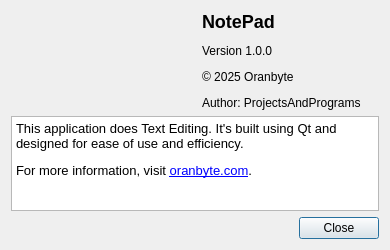
<?xml version="1.0" encoding="UTF-8"?>
<ui version="4.0">
 <class>AboutDialog</class>
 <widget class="QDialog" name="AboutDialog">
  <property name="geometry">
   <rect>
    <x>0</x>
    <y>0</y>
    <width>390</width>
    <height>250</height>
   </rect>
  </property>
  <property name="windowTitle">
   <string>About This Application</string>
  </property>
  <layout class="QVBoxLayout" name="verticalLayout">
   <item>
    <layout class="QHBoxLayout" name="topLayout">
     <item>
      <spacer name="horizontalSpacer_2">
       <property name="orientation">
        <enum>Qt::Orientation::Horizontal</enum>
       </property>
      </spacer>
     </item>
     <item>
      <widget class="QLabel" name="iconLabel">
       <property name="minimumSize">
        <size>
         <width>64</width>
         <height>64</height>
        </size>
       </property>
       <property name="pixmap">
        <pixmap resource="Resource.qrc">:/res/img/big-orange.png</pixmap>
       </property>
       <property name="scaledContents">
        <bool>true</bool>
       </property>
       <property name="alignment">
        <set>Qt::AlignmentFlag::AlignCenter</set>
       </property>
      </widget>
     </item>
     <item>
      <spacer name="horizontalSpacer">
       <property name="orientation">
        <enum>Qt::Orientation::Horizontal</enum>
       </property>
      </spacer>
     </item>
     <item>
      <widget class="QLabel" name="appInfoLabel">
       <property name="text">
        <string>&lt;html&gt;&lt;head/&gt;&lt;body&gt;&lt;h2 style=&quot; margin-top:16px; margin-bottom:12px; margin-left:0px; margin-right:0px; -qt-block-indent:0; text-indent:0px;&quot;&gt;&lt;span style=&quot; font-size:x-large; font-weight:700;&quot;&gt;NotePad&lt;/span&gt;&lt;/h2&gt;&lt;p&gt;Version 1.0.0&lt;/p&gt;&lt;p&gt;© 2025 Oranbyte&lt;/p&gt;&lt;p&gt;Author: ProjectsAndPrograms&lt;/p&gt;&lt;/body&gt;&lt;/html&gt;</string>
       </property>
       <property name="textFormat">
        <enum>Qt::TextFormat::RichText</enum>
       </property>
      </widget>
     </item>
     <item>
      <spacer name="horizontalSpacer_3">
       <property name="orientation">
        <enum>Qt::Orientation::Horizontal</enum>
       </property>
      </spacer>
     </item>
    </layout>
   </item>
   <item>
    <widget class="QTextBrowser" name="descriptionBrowser">
     <property name="readOnly">
      <bool>true</bool>
     </property>
     <property name="html">
      <string notr="true">&lt;!DOCTYPE HTML PUBLIC &quot;-//W3C//DTD HTML 4.0//EN&quot; &quot;http://www.w3.org/TR/REC-html40/strict.dtd&quot;&gt;
&lt;html&gt;&lt;head&gt;&lt;meta name=&quot;qrichtext&quot; content=&quot;1&quot; /&gt;&lt;meta charset=&quot;utf-8&quot; /&gt;&lt;style type=&quot;text/css&quot;&gt;
p, li { white-space: pre-wrap; }
hr { height: 1px; border-width: 0; }
li.unchecked::marker { content: &quot;\2610&quot;; }
li.checked::marker { content: &quot;\2612&quot;; }
&lt;/style&gt;&lt;/head&gt;&lt;body style=&quot; font-family:'Inter'; font-size:10pt; font-weight:400; font-style:normal;&quot;&gt;
&lt;p style=&quot; margin-top:12px; margin-bottom:12px; margin-left:0px; margin-right:0px; -qt-block-indent:0; text-indent:0px;&quot;&gt;This application does Text Editing. It's built using Qt and designed for ease of use and efficiency.&lt;/p&gt;
&lt;p style=&quot; margin-top:12px; margin-bottom:12px; margin-left:0px; margin-right:0px; -qt-block-indent:0; text-indent:0px;&quot;&gt;For more information, visit &lt;a href=&quot;https://oranbyte.com/&quot;&gt;&lt;span style=&quot; text-decoration: underline; color:#0000ff;&quot;&gt;oranbyte.com&lt;/span&gt;&lt;/a&gt;. &lt;/p&gt;&lt;/body&gt;&lt;/html&gt;</string>
     </property>
    </widget>
   </item>
   <item alignment="Qt::AlignmentFlag::AlignRight">
    <widget class="QPushButton" name="closeButton">
     <property name="text">
      <string>Close</string>
     </property>
     <property name="autoDefault">
      <bool>false</bool>
     </property>
     <property name="default">
      <bool>true</bool>
     </property>
    </widget>
   </item>
  </layout>
 </widget>
 <resources>
  <include location="Resource.qrc"/>
 </resources>
 <connections>
  <connection>
   <sender>closeButton</sender>
   <signal>clicked()</signal>
   <receiver>AboutDialog</receiver>
   <slot>accept()</slot>
   <hints>
    <hint type="sourcelabel">
     <x>300</x>
     <y>250</y>
    </hint>
    <hint type="destinationlabel">
     <x>200</x>
     <y>200</y>
    </hint>
   </hints>
  </connection>
 </connections>
</ui>
